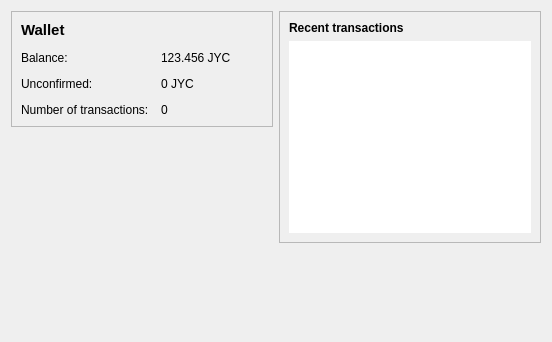
<?xml version="1.0" encoding="UTF-8"?>
<ui version="4.0">
 <class>OverviewPage</class>
 <widget class="QWidget" name="OverviewPage">
  <property name="geometry">
   <rect>
    <x>0</x>
    <y>0</y>
    <width>552</width>
    <height>342</height>
   </rect>
  </property>
  <property name="windowTitle">
   <string>Form</string>
  </property>
  <layout class="QHBoxLayout" name="horizontalLayout" stretch="1,1">
   <item>
    <layout class="QVBoxLayout" name="verticalLayout_2">
     <item>
      <widget class="QFrame" name="frame">
       <property name="frameShape">
        <enum>QFrame::StyledPanel</enum>
       </property>
       <property name="frameShadow">
        <enum>QFrame::Raised</enum>
       </property>
       <layout class="QFormLayout" name="formLayout_2">
        <property name="fieldGrowthPolicy">
         <enum>QFormLayout::AllNonFixedFieldsGrow</enum>
        </property>
        <property name="horizontalSpacing">
         <number>12</number>
        </property>
        <property name="verticalSpacing">
         <number>12</number>
        </property>
        <item row="2" column="0">
         <widget class="QLabel" name="label">
          <property name="text">
           <string>Balance:</string>
          </property>
         </widget>
        </item>
        <item row="2" column="1">
         <widget class="QLabel" name="labelBalance">
          <property name="text">
           <string>123.456 JYC</string>
          </property>
         </widget>
        </item>
        <item row="4" column="0">
         <widget class="QLabel" name="label_2">
          <property name="text">
           <string>Number of transactions:</string>
          </property>
         </widget>
        </item>
        <item row="4" column="1">
         <widget class="QLabel" name="labelNumTransactions">
          <property name="text">
           <string>0</string>
          </property>
         </widget>
        </item>
        <item row="3" column="0">
         <widget class="QLabel" name="label_3">
          <property name="text">
           <string>Unconfirmed:</string>
          </property>
         </widget>
        </item>
        <item row="3" column="1">
         <widget class="QLabel" name="labelUnconfirmed">
          <property name="text">
           <string>0 JYC</string>
          </property>
         </widget>
        </item>
        <item row="1" column="0">
         <widget class="QLabel" name="label_5">
          <property name="text">
           <string>&lt;!DOCTYPE HTML PUBLIC &quot;-//W3C//DTD HTML 4.0//EN&quot; &quot;http://www.w3.org/TR/REC-html40/strict.dtd&quot;&gt;
&lt;html&gt;&lt;head&gt;&lt;meta name=&quot;qrichtext&quot; content=&quot;1&quot; /&gt;&lt;style type=&quot;text/css&quot;&gt;
p, li { white-space: pre-wrap; }
&lt;/style&gt;&lt;/head&gt;&lt;body style=&quot; font-family:'Ubuntu'; font-size:11pt; font-weight:400; font-style:normal;&quot;&gt;
&lt;p style=&quot; margin-top:0px; margin-bottom:0px; margin-left:0px; margin-right:0px; -qt-block-indent:0; text-indent:0px;&quot;&gt;&lt;span style=&quot; font-weight:600;&quot;&gt;Wallet&lt;/span&gt;&lt;/p&gt;&lt;/body&gt;&lt;/html&gt;</string>
          </property>
         </widget>
        </item>
       </layout>
      </widget>
     </item>
     <item>
      <spacer name="verticalSpacer">
       <property name="orientation">
        <enum>Qt::Vertical</enum>
       </property>
       <property name="sizeHint" stdset="0">
        <size>
         <width>20</width>
         <height>40</height>
        </size>
       </property>
      </spacer>
     </item>
    </layout>
   </item>
   <item>
    <layout class="QVBoxLayout" name="verticalLayout_3">
     <item>
      <widget class="QFrame" name="frame_2">
       <property name="frameShape">
        <enum>QFrame::StyledPanel</enum>
       </property>
       <property name="frameShadow">
        <enum>QFrame::Raised</enum>
       </property>
       <layout class="QVBoxLayout" name="verticalLayout">
        <item>
         <widget class="QLabel" name="label_4">
          <property name="text">
           <string>&lt;b&gt;Recent transactions&lt;/b&gt;</string>
          </property>
         </widget>
        </item>
        <item>
         <widget class="QListView" name="listTransactions">
          <property name="frameShape">
           <enum>QFrame::NoFrame</enum>
          </property>
          <property name="verticalScrollBarPolicy">
           <enum>Qt::ScrollBarAlwaysOff</enum>
          </property>
          <property name="horizontalScrollBarPolicy">
           <enum>Qt::ScrollBarAlwaysOff</enum>
          </property>
         </widget>
        </item>
       </layout>
      </widget>
     </item>
     <item>
      <spacer name="verticalSpacer_2">
       <property name="orientation">
        <enum>Qt::Vertical</enum>
       </property>
       <property name="sizeHint" stdset="0">
        <size>
         <width>20</width>
         <height>40</height>
        </size>
       </property>
      </spacer>
     </item>
    </layout>
   </item>
  </layout>
 </widget>
 <resources/>
 <connections/>
</ui>
